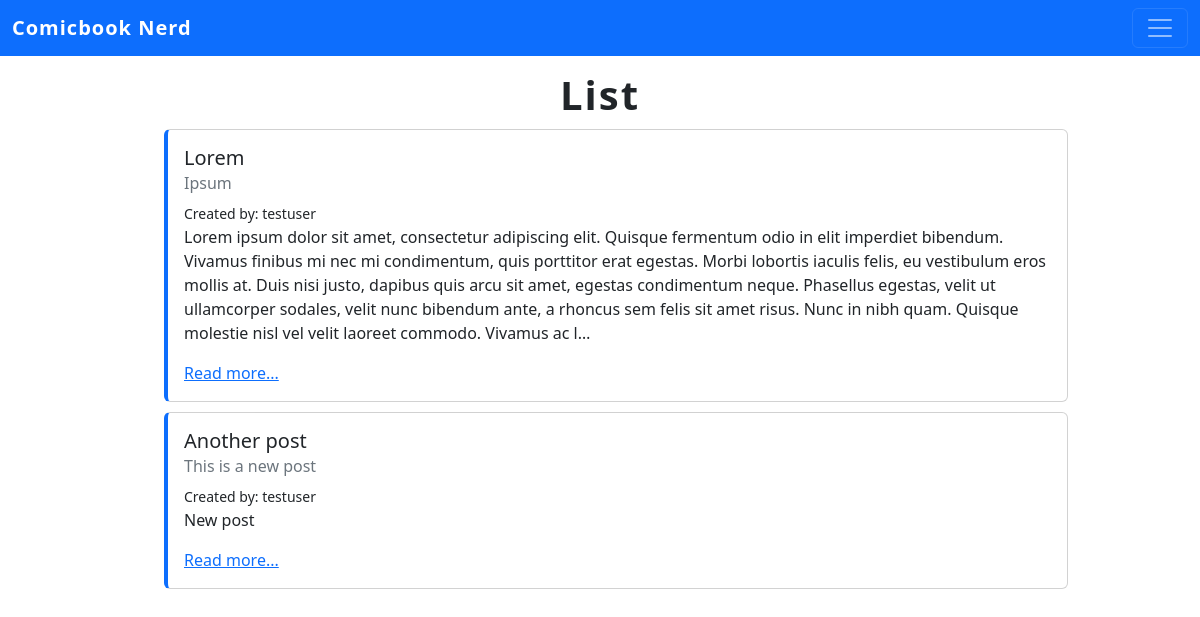
Screenshot of /posts/drafts/ (signed in) with the database file from the repository.
### posts/models.py (models this page shows, shortened)
class Post(models.Model):
    title = models.CharField(max_length=256)
    subtitle = models.CharField(max_length=256)
    body = models.TextField()
    created_on = models.DateTimeField(auto_now_add=True)
    author = models.ForeignKey(
        get_user_model(),
        on_delete=models.CASCADE
    )
    status = models.ForeignKey(
        Status,
        on_delete=models.CASCADE,
        default=2
    )

### posts/views.py (the view)
# urls.py: path('drafts/', views.DraftPostListView.as_view(), name='drafts'),
class DraftPostListView(LoginRequiredMixin, ListView):
    template_name = "posts/list.html"
    model = Post
    def get_context_data(self, **kwargs):
        context = super().get_context_data(**kwargs)
        status = Status.objects.get(id=2)
        context["post_list"] = Post.objects.filter(
            status=status).filter(author=self.request.user).order_by("created_on").reverse()
        return context

### templates/posts/list.html (shortened to what this page needs)
{% extends 'base.html' %}
{% block content %}
<h1>List</h1>
<ul>
    {% for post in post_list %}
    <div class="card" >
        <div class="card-body">
            <h5 class="card-title">{{post.title}}</h5>
            <h6 class="card-subtitle mb-2 text-muted">{{post.subtitle}}</h6>
            <small class="card-text">Created by: {{post.author}}</small>
            <p class="card-text">{{post.body|truncatechars:500}}</p>
            <a href="{% url 'detail' post.id %}" class="card-link">Read more...</a>
        </div>
    </div>
    {% endfor %}
</ul>
{% endblock content %}

### static/css/base.css (style rules this page uses)
h1 { font-weight: 800; text-align: center; letter-spacing: 2px; margin-top: 15px; }
.card { width: 100%; margin-top: 10px; border-left: 4px solid #0D6EFD; }

### rows the page displays
Post: title "Lorem", subtitle "Ipsum", author "testuser", body "Lorem ipsum dolor sit amet, consectetur adipiscing elit. Quisque fermentum odio in elit imperdiet bibendum. Vivamus finibus mi nec mi condimentum, quis porttitor erat egestas. Morbi lobortis iaculis felis, eu vestibulum eros mollis at. Duis nisi justo, dapibus quis arcu sit amet, egestas condimentum neque. Phasellus egestas, velit ut ullamcorper sodales, velit nunc bibendum ante, a rhoncus sem felis sit amet risus. Nunc in nibh quam. Quisque molestie nisl vel velit laoreet commodo. Vivamus ac l…"
Post: title "Another post", subtitle "This is a new post", author "testuser", body "New post"
